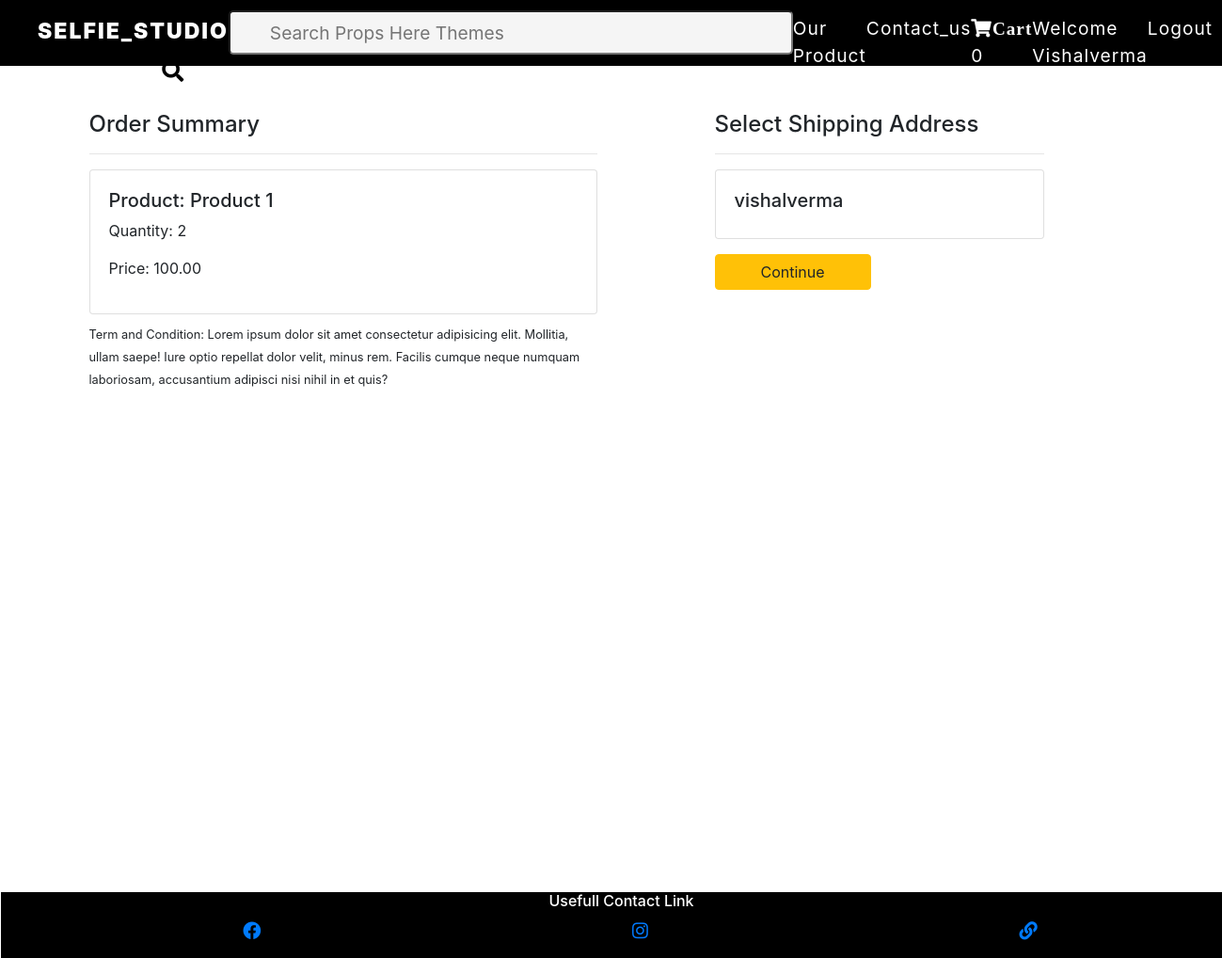
/purchase/ (signed in), run on an earlier commit of the app's database.
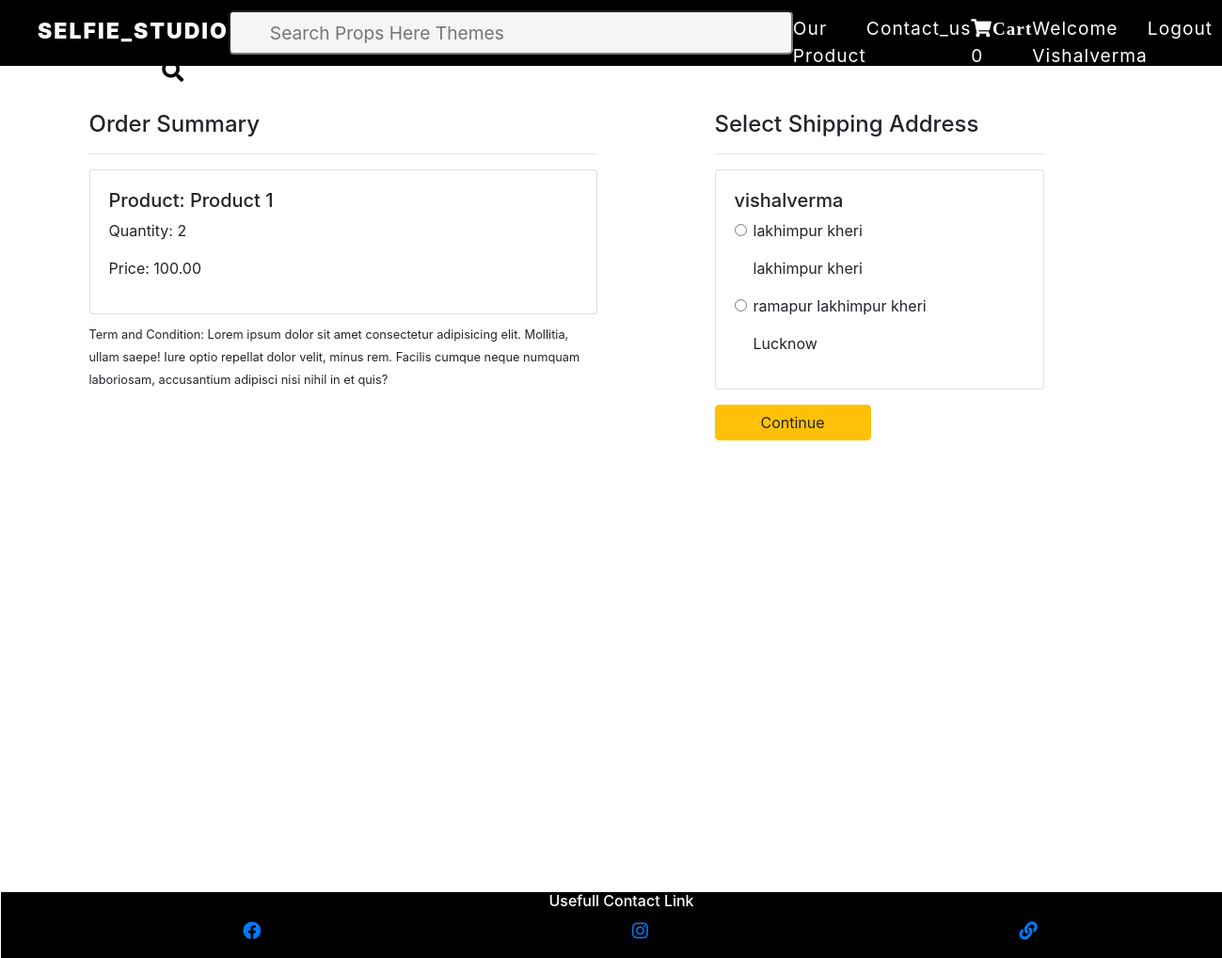
And on a later commit of the database.
### user/models.py (models this page shows)
class Adderss(models.Model):
        user = models.ForeignKey(User,on_delete=models.CASCADE)
        add=  models.CharField(max_length=500,default="user address" )
        city=models.CharField (max_length=40,default="enter your own city")
        zipcode=models.IntegerField()
        state =models.CharField(max_length=50,default="uttarperdesh")

### payments/views.py (the view)
# urls.py: path('purchase/',purchase_item,name="purchase"),
@csrf_exempt
def purchase_item(request):
    if request.method == "GET":
        add = Adderss.objects.filter(user=request.user)
        stripe_config = {'publicKey': settings.STRIPE_PUBLISHABLE_KEY}
        ctx = {'pub_key': stripe_config, 'add': add}
        return render(request, "payment.html", ctx)

### template/payment.html (shortened to what this page needs)
{% extends 'layout/base.html' %}
{% load static %}
{% load cart_tag %}
{% load crispy_forms_tags %}
{% block body %}
<div class="container">
  <div class="row mt-5">
    <div class="col-sm-6">
      <h4>Order Summary</h4>
      <hr>
      <div class="card mb-2">
        <div class="card-body">
          <h5>Product: Product 1</h5>
          <p>Quantity: 2</p>
          <p class="fw-bold">Price: <span id="price">100.00</span></p>
        </div>
      </div>
      <small>Term and Condition: Lorem ipsum dolor sit amet consectetur adipisicing elit. Mollitia, ullam saepe! Iure
        optio repellat dolor velit, minus rem. Facilis cumque neque numquam laboriosam, accusantium adipisci nisi nihil
        in et quis?</small>
    </div>
    <div class="col-sm-4 offset-sm-1">
      <h4>Select Shipping Address</h4>
      <hr>
      <form action="">
        <div class="card">
          <div class="card-body">
            <h5>{{user.username}}</h5>
            {% for i in add %}
            <div class="form-check">
              <input class="form-check-input" type="radio" name="flexRadioDefault" id="flexRadioDefault1">
              <label class="form-check-label" for="flexRadioDefault1">
                <p>{{i.add}} </p>
                <p>{{i.city}} </p>
              </label>
            </div>
            {% endfor %}
          </div>
        </div>
        <div class="text-end">
          <button type="button" class="btn btn-warning mt-3 px-5 fw-bold" id="checkout-button">Continue</button>
        </div>
      </form>
    </div>
  </div>
</div>
{% endblock body %}

### template/layout/base.html (shortened to what this page needs)
<!doctype html>
<html lang="en">
<head>
    <link rel="stylesheet" href="https://cdnjs.cloudflare.com/ajax/libs/font-awesome/5.15.3/css/all.min.css"
 />
    <link rel="stylesheet" href="https://stackpath.bootstrapcdn.com/bootstrap/4.3.1/css/bootstrap.min.css"
>
</head>
<body>
    <nav>
        <ul class="header">
            <li><a href="{% url 'home' %}">
                    <h3 class="logo">SELFIE_STUDIO</h3>
                </a></li>
            <li>
                <form action="/search">
                    <input type="text" id="input1" placeholder="search props here themes" name="search"> <button
                        id="search"><i class="fas fa-search" style="margin-right: 1px;"></i></button> </input>
                </form>
            </li>
            <li>
                <a href="{% url 'product' %}">our product</a>
            </li>
            {% if request.user.is_authenticated %}
            <li>
                <a href="{% url 'contact_us' %} ">contact_us</a>
            </li>
            {% if user.is_authenticated %}
            <li class="nav-item">
                <a  href="{% url 'cart_detail' %}"><i
                        class="fas fa-shopping-cart">cart</i>{{request.session.cart|length}}</a>
            </li>
            {% endif %}
            <li>
                <a href="{% url 'dashbord' %}">
                    <p id="user_name"> welcome {{user.username|default:'Guest'}} </p>
                </a>
            </li>
            <li>
                <a href="{% url 'logout' %}">Logout</a>
            </li>
            {% endif %}
        </ul>
    </nav>
    {% block body %}
    {% endblock body %}
    <footer>
        <h6 style="text-align: center;">
            Usefull contact link
        </h6>
        <ol>
            <li>
                <a href="https://www.facebook.com/digipodium"> <i class="fab fa-facebook"></i></a>
            </li>
            <li>
                <a href="https://www.instagram.com/digipodium_official/?igshid=1dz5phhpl5t4a"><i
                        class="fab fa-instagram"></i></a>
            </li>
            <li>
                <a href="http://www.digipodium.com/"> <i class="fas fa-link"></i></a>
            </li>
        </ol>
    </footer>
</body>
</html>

### template/payment.html (style rules this page uses)
.row { margin-bottom: 30px; height: 100vh; }

### template/layout/base.html (style rules this page uses)
nav { width: 100vw; height: 70px; background-color: black; color: rgb(241, 238, 231); cursor: pointer; }
.header { flex-direction: row; display: flex; justify-content: space-between; margin-right: 40px; }
nav ul li { margin-top: 16px; list-style: none; letter-spacing: 1px; text-transform: capitalize; font-size: larger; }
nav ul li a { color: white; }
#search { border-style: none; outline: none; text-decoration: none; }
.logo { font-weight: 900; font-size: larger; margin-bottom: 3px; position: relative; letter-spacing: 2px; top: 4px; }
#input1 { position: relative; color: #1a1a1a; background-color: whitesmoke; width: 600px; bottom: 5px; padding-left: 42px; text-transform: capitalize; height: 47px; border-radius: 5px; }
#search { margin-left: 1px; border: none; border-radius: 22px; width: 104px; letter-spacing: 1px; height: 37px; position: relative; color: black; font-size: larger; background: transparent; right: 111px; z-index: auto; bottom: 5px; }
footer { height: 70px; width: 100vw; margin-left: 1px; position: relative; text-transform: capitalize; top: 94%; padding-left: 20px; background-color: black; color: white; }
ol { font-size: larger; display: flex; flex-direction: row; list-style: none; justify-content: space-around; }

What changed in the data, as far as the page shows it:
added Adderss: add "lakhimpur kheri", city "lakhimpur kheri"
added Adderss: add "ramapur lakhimpur kheri", city "Lucknow"
